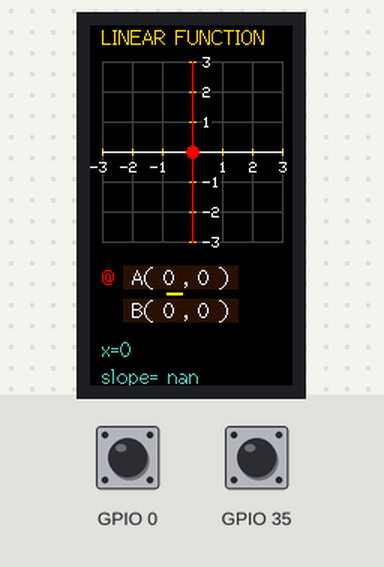
A sketch run on a simulated ESP32. Parts: 135×240 colour display. The test bench sets the inputs (shaded band); at power-on: GPIO 0 HIGH, GPIO 35 HIGH. What the sketch prints to the serial monitor is not drawn.

Above: at 1.4 s.
1.5 s: GPIO 0 pulled LOW for 0.15 s
At 2.5 s:
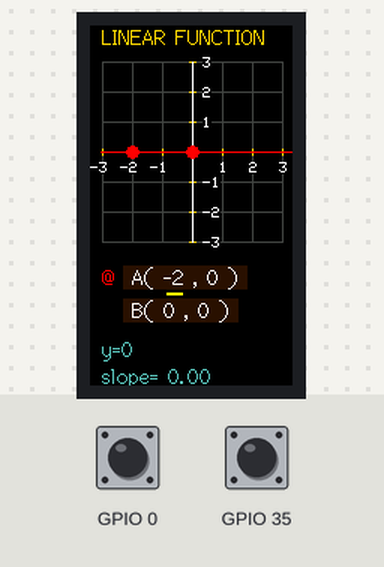
3.1 s: GPIO 35 pulled LOW for 0.15 s
At 4.0 s:
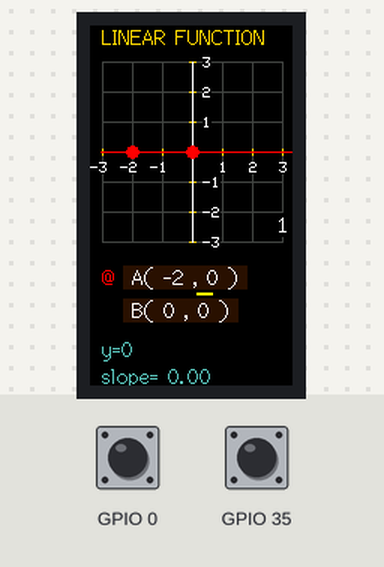
4.7 s: GPIO 0 pulled LOW for 1 s
At 5.0 s:
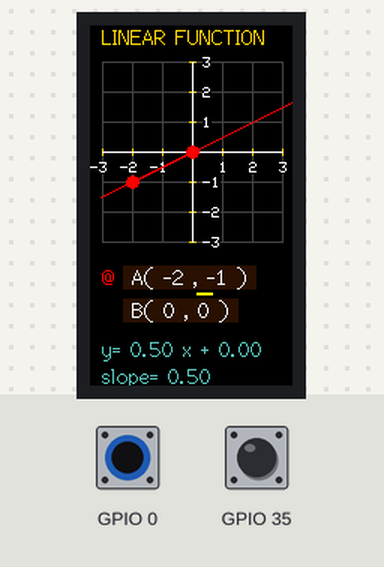
7.2 s: GPIO 35 pulled LOW for 1 s
At 8.3 s:
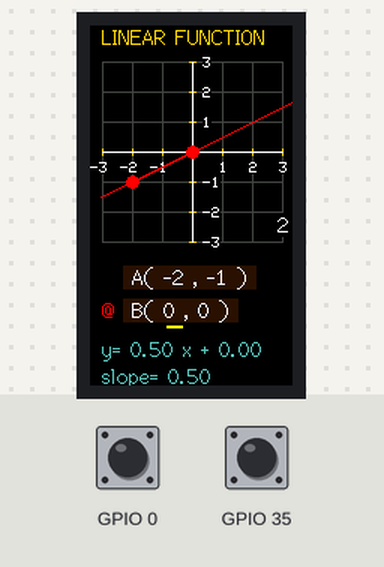
Timing chart, 0 to 10.2 s (numbered marks = the images above; inputs shaded):
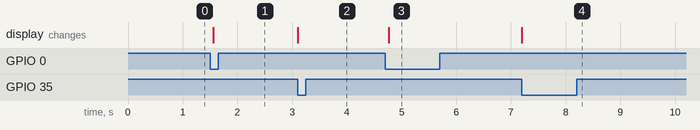

Measured:
- after the input at 1.5 s, the display: changes after 0.06 s (image 1)
- after the input at 3.1 s, the display: changes at once (image 2)
- after the input at 4.7 s, the display: changes after 0.06 s (image 3)
- after the input at 7.2 s, the display: changes at once (image 4)

The sketch:

Graph.ino
```cpp
#include <TFT_eSPI.h>
TFT_eSPI    tft = TFT_eSPI();
#define gray  0x4228

const int pwmFreq = 5000;
const int pwmResolution = 8;
const int pwmLedChannelTFT = 0;

int x=4;
int y=4;
int width=120;
int boxes=6;

int graph[4];
int pointsX[20];
int pointsY[20];

float cor[4]={0};
int counter=0;
int value=-3;

int debounce1=0;
int debounce2=0;

int sp[4]={160,160,182,182};
int spy[4]={44,64,44,64};

float slope;
void setup() {
  Serial.begin(9600);
  pinMode(0,INPUT_PULLUP);
  pinMode(35,INPUT_PULLUP);
  tft.init();
  tft.fillScreen(TFT_BLACK);
  ledcSetup(pwmLedChannelTFT, pwmFreq, pwmResolution);
  ledcAttachPin(TFT_BL, pwmLedChannelTFT);
  ledcWrite(pwmLedChannelTFT, 80 );

  drawAll();
}


void loop() {

  if(digitalRead(0)==0)
  {
    if(debounce1==0)

    {
      debounce1=1;
      value++;
      if(value>3)
      value=-3;

      cor[counter]=value;

      drawAll();
      delay(50);

    }
  }else{debounce1=0;}

 if(digitalRead(35)==0)
  {
    if(debounce2==0)

    {
    debounce2=1;
    counter++;
    if(counter>3)
    counter=0;

     tft.drawString(String(counter),125,125,2);
     tft.fillRect(7,159,7+7,53,TFT_BLACK);
     tft.setTextColor(TFT_RED ,TFT_BLACK);
     tft.drawString("@",8,sp[counter],2);
     tft.setTextColor(TFT_WHITE ,TFT_BLACK);
     tft.fillRect(0,sp[0]+18,135,2,TFT_BLACK);
     tft.fillRect(0,sp[2]+18,135,2,TFT_BLACK);
     tft.fillRect(spy[counter]+7,sp[counter]+18,11,2,TFT_YELLOW);
    delay(200);
    }
  }else{debounce2=0;}

}
void drawGraph(int x, int y, int boxes, int w)
{
    tft.setTextColor(TFT_WHITE ,TFT_BLACK);
    tft.fillScreen(TFT_BLACK);
   int n=x;
   int m=y;
   int j=0;
   for(int i=(boxes/2)*-1; i<=boxes/2; i++){
    pointsX[j]=n;
    pointsY[j]=m;
    Serial.println(pointsY[j]);
    j++;
    tft.drawLine(n,y,n,y+w,gray);
    tft.drawLine(x,m,x+w,m,gray);
    tft.drawLine(n,w/2+y-2,n,w/2+y+2,TFT_GOLD);
    tft.drawLine(w/2+x-2,m,w/2+x+2,m,TFT_GOLD);
    if(i!=0)
    if(i<0)
    {
    tft.drawString(String(i),n-8,y+(w/2)+7,1);
    tft.drawString(String(i*-1),x+7+w/2,m-3,1);
    }
    else
    {
      tft.drawString(String(i*-1),x+7+w/2,m-3,1);
      tft.drawString(String(i),n-2,y+(w/2)+7,1);
    }
    n=n+w/boxes;
    m=m+w/boxes;
  }
    tft.drawLine(x,w/2+y,w+x,w/2+y,TFT_WHITE);
    tft.drawLine(w/2+x,y,w/2+x,w+y,TFT_WHITE);
    graph[0]=x;
    graph[1]=y;
    graph[2]=boxes;
    graph[3]=w;

   tft.setTextColor(TFT_WHITE,TFT_BLACK);
  }
 void drawPoint(int x, int y)
    {
    tft.fillCircle(pointsX[boxes/2+x],pointsY[boxes/2-y],4,TFT_RED);
    }

String linear(float x1, float y1, float x2,float y2)
{
  String res="";
     float a,b,c;
    a=x2-x1;
    b=y2-y1;
    c=(x2*y1)-(x1*y2);

    String first,second;

    if((b/a)<0)
    first="-";
    else
    first="";

     if((c/a)<0)
    second="-";
    else
    second="+";

    if(x1==x2)
    res="x="+String(int(x1));
    else if(y2==y1)
    res="y="+String(int(y1));
    else if(x1==0 && x2==0 && y1==0 && y2==0)
    res="";
    else{
        if((c/a)<0)
        res="y= "+String(b/a)+" x "+second+" "+String((c/a)*-1);
        else
        res="y= "+String(b/a)+" x "+second+" "+String((c/a));

    }
    return res;
}

void drawF(int x, int y, int x2,int y2)
  {


    tft.drawLine(pointsX[boxes/2+x],pointsY[boxes/2-y],pointsX[boxes/2+x2],pointsY[boxes/2-y2],TFT_RED);
    slope=(float)(y2-y)/(float)(x2-x);

    float cx=0;
    float cy=0;


    if(x!=x2){
    for(int i=pointsY[boxes/2-y];i<=pointsY[boxes];i++)
      {
      cx=pointsX[boxes/2+x]+i;
      cy=pointsY[boxes/2-y]-i*slope;

      }
    tft.drawLine(pointsX[boxes/2+x],pointsY[boxes/2-y],cx,cy,TFT_RED);

    cx=pointsX[boxes/2+x2];
    cy=pointsY[boxes/2-y2];
    for(int i=pointsX[boxes/2+x2];i>=pointsX[0];i--)
      {
        cx=cx-1;
        cy=cy+slope;
        }
     tft.drawLine(pointsX[boxes/2+x2],pointsY[boxes/2-y2],(int)cx,(int)cy,TFT_RED);
    }else {tft.drawLine(pointsX[boxes/2+x],pointsY[0],pointsX[boxes/2+x],pointsY[6],TFT_RED);}
  }

  void drawAll()
  {
          drawGraph(8,24,6,120);
  drawPoint(cor[0],cor[1]);
  drawPoint(cor[2],cor[3]);
  drawF((int)cor[0],(int)cor[1],(int)cor[2],(int)cor[3]);

  tft.fillRect(0,148,135,240,TFT_BLACK);
  tft.setTextColor(TFT_GOLD,TFT_BLACK);
  tft.drawString("LINEAR FUNCTION",8,0,2);
  tft.setTextColor(TFT_WHITE ,0x2880);
  tft.drawString( " A( "+String((int)cor[0])+" , "+String((int)cor[1])+" ) ",22,160,2);
  tft.drawString(" B( "+String((int)cor[2])+" , "+String((int)cor[3])+" ) ",22,182,2);
  tft.fillRect(spy[counter]+7,sp[counter]+18,11,2,TFT_YELLOW);
   tft.setTextColor(TFT_RED ,TFT_BLACK);
     tft.drawString("@",8,sp[counter],2);

  tft.setTextColor(0x5E37,TFT_BLACK);
  tft.drawString(linear(cor[0],cor[1],cor[2],cor[3]),8,208,2);
  tft.drawString("slope= "+String(slope),8,226,2);
  tft.setTextColor(TFT_WHITE,TFT_BLACK);

    }
```
